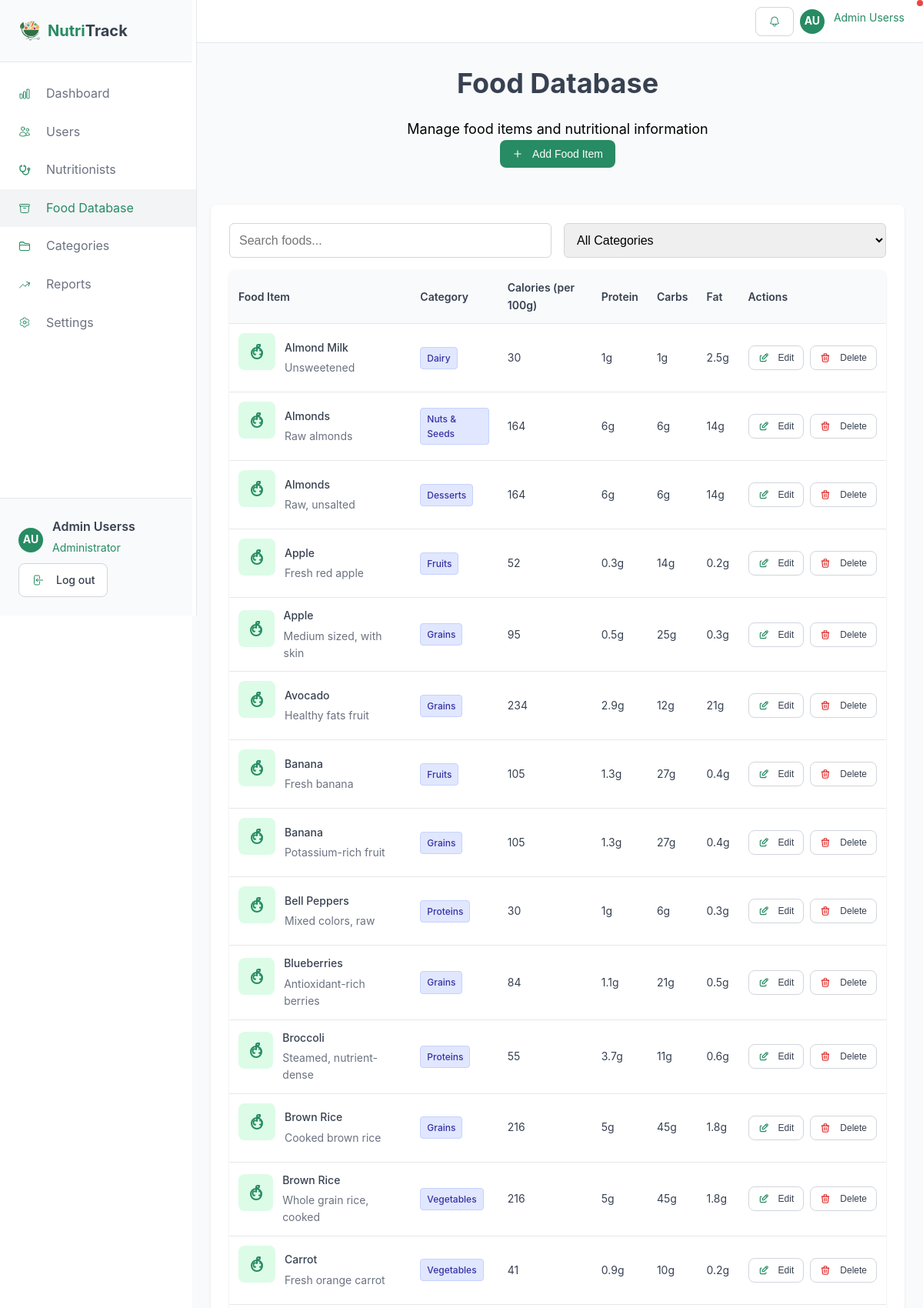
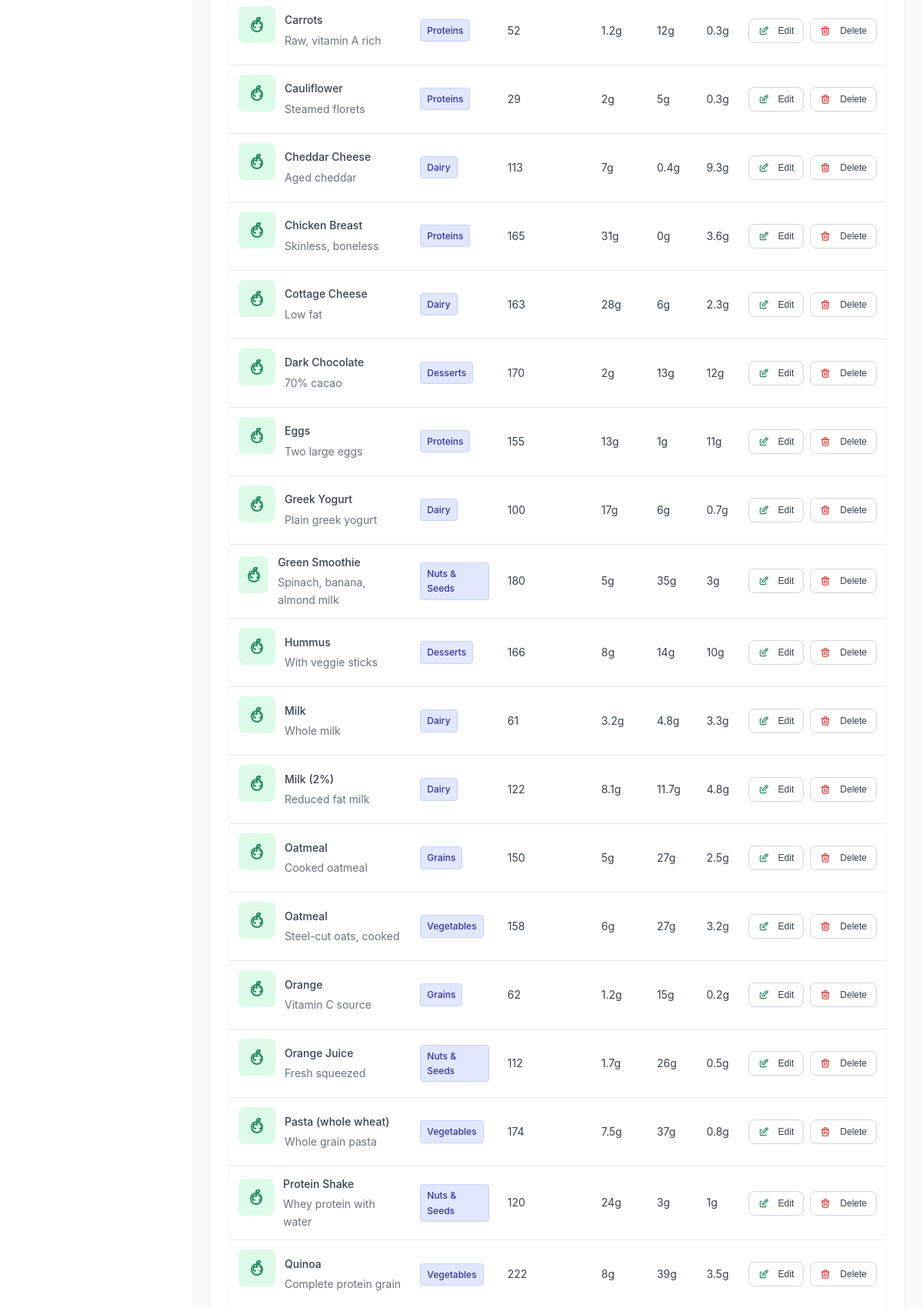
Page /admin/foods.php (signed in, upper part) on the committed database (2 pictures, top to bottom).
### tables this page shows
CREATE TABLE `users` (
  `id` int(11) NOT NULL,
  `name` varchar(100) NOT NULL,
  `email` varchar(100) NOT NULL,
  `password` varchar(255) NOT NULL,
  `phone` varchar(20) DEFAULT NULL,
  `role` enum('user','nutritionist','admin') NOT NULL DEFAULT 'user',
  `status` enum('active','pending','inactive') NOT NULL DEFAULT 'pending',
  `weight` decimal(5,2) DEFAULT NULL,
  `height` decimal(5,2) DEFAULT NULL,
  `age` int(11) DEFAULT NULL,
  `goal` enum('weight_loss','maintain','gain_weight','build_muscle') DEFAULT NULL,
  `health_conditions` text DEFAULT NULL,
  `specialty` varchar(100) DEFAULT NULL,
  `bio` text DEFAULT NULL,
  `rating` decimal(3,2) DEFAULT NULL,
  `nutritionist_id` int(11) DEFAULT NULL,
  `created_at` timestamp NOT NULL DEFAULT current_timestamp(),
  `updated_at` timestamp NOT NULL DEFAULT current_timestamp() ON UPDATE current_timestamp(),
  `profile_image` varchar(255) DEFAULT NULL
);

CREATE TABLE `foods` (
  `id` int(11) NOT NULL,
  `name` varchar(100) NOT NULL,
  `description` varchar(255) DEFAULT NULL,
  `category_id` int(11) NOT NULL,
  `calories` int(11) NOT NULL DEFAULT 0,
  `protein` decimal(5,2) DEFAULT 0.00,
  `carbs` decimal(5,2) DEFAULT 0.00,
  `fat` decimal(5,2) DEFAULT 0.00,
  `created_at` timestamp NOT NULL DEFAULT current_timestamp()
);

CREATE TABLE `food_categories` (
  `id` int(11) NOT NULL,
  `name` varchar(50) NOT NULL,
  `description` varchar(255) DEFAULT NULL,
  `created_at` timestamp NOT NULL DEFAULT current_timestamp()
);

### includes/session.php (called while the page is built, shortened)
<?php
function getCurrentUser() {
    try {
        $db = getDB();
        $stmt = $db->prepare("SELECT * FROM users WHERE id = ?");
        $stmt->execute([$_SESSION['user_id']]);
        return $stmt->fetch();
    } catch (PDOException $e) {
        error_log("Error fetching user: " . $e->getMessage());
        return null;
    }
}
function getUserInitials($name = null) {
    $name = $name ?: ($_SESSION['user_name'] ?? 'U');
    $parts = explode(' ', $name);
    return strtoupper(substr($parts[0], 0, 1) . (isset($parts[1]) ? substr($parts[1], 0, 1) : ''));
}
?>

### admin/foods.php (the view, shortened to what this page needs)
<?php
require_once '../includes/session.php';
$db = getDB();
$stmt = $db->prepare("SELECT f.*, c.name AS category_name
                       FROM foods f
                       LEFT JOIN food_categories c ON f.category_id = c.id
                       ORDER BY f.name ASC");
$stmt->execute();
$foods = $stmt->fetchAll();
include 'header.php';
?>
<div class="section-header">
    <div class="container">
        <div>
            <h1 class="section-title">Food Database</h1>
            <p class="section-description">Manage food items and nutritional information</p>
        </div>
        <button class="btn btn-primary" onclick="showAddFoodModal()">
 Add Food Item
        </button>
    </div>
</div>
<div class="card">
    <div class="card-content">
        <div class="form-row">
            <input type="text" class="form-input" placeholder="Search foods..." onkeyup="searchFoods(this.value)">
            <select class="form-input" onchange="filterFoods(this.value)">
                <option value="all">All Categories</option>
            </select>
        </div>
        <table class="admin-table">
            <thead>
                <tr>
                    <th>Food Item</th>
                    <th>Category</th>
                    <th>Calories (per 100g)</th>
                    <th>Protein</th>
                    <th>Carbs</th>
                    <th>Fat</th>
                    <th>Actions</th>
                </tr>
            </thead>
            <tbody>
                <?php foreach ($foods as $f): ?>
                <tr data-food-id="<?php echo (int)$f['id']; ?>" data-category-id="<?php echo (int)($f['category_id'] ?? 0); ?>">
                    <td>
                        <div class="admin-user-info">
                            <div class="card-icon">
                            </div>
                            <div class="admin-user-details">
                                <h4><?php echo htmlspecialchars($f['name']); ?></h4>
                                <p class="food-description"><?php echo htmlspecialchars($f['description'] ?? ''); ?></p>
                            </div>
                        </div>
                    </td>
                    <td><span class="status-badge completed food-category"><?php echo htmlspecialchars($f['category_name'] ?? 'Uncategorized'); ?></span></td>
                    <td><?php echo (int)($f['calories'] ?? 0); ?></td>
                    <td><?php echo htmlspecialchars(rtrim(rtrim(number_format((float)($f['protein'] ?? 0), 1), '0'), '.')); ?>g</td>
                    <td><?php echo htmlspecialchars(rtrim(rtrim(number_format((float)($f['carbs'] ?? 0), 1), '0'), '.')); ?>g</td>
                    <td><?php echo htmlspecialchars(rtrim(rtrim(number_format((float)($f['fat'] ?? 0), 1), '0'), '.')); ?>g</td>
                    <td>
                        <div class="action-buttons">
                            <button class="btn btn-outline btn-sm" onclick="editFood(this)">
 Edit
                            </button>
                            <button class="btn btn-outline btn-sm" onclick="deleteFood(this)">
 Delete
                            </button>
                        </div>
                    </td>
                </tr>
                <?php endforeach; ?>
            </tbody>
        </table>
    </div>
</div>
<?php include 'footer.php'; ?>

### admin/header.php (shortened to what this page needs)
<?php
require_once '../includes/session.php';
$user = getCurrentUser();
?>
<!DOCTYPE html>
<html lang="en">
<head>
    <link rel="stylesheet" href="http://localhost/Health%20DIet/style.css">
</head>
<body>
    <div class="user-layout">
        <aside class="sidebar">
            <div class="sidebar-header">
                <a href="dashboard.php" class="logo">
                    <div style="display:flex; justify-self: center;">
                        <img style="width:30px;height:30px" src="../assets/images/nutritrak_logo-removebg-preview.png" alt="NutriTrack Logo">
                    </div>
                    <span class="logo-text"><span style="color:#278b63;">Nutri</span>Track</span>
                </a>
            </div>
            <nav class="sidebar-nav">
                <a href="dashboard.php" class="<?php echo basename($_SERVER['PHP_SELF']) == 'dashboard.php' ? 'active' : ''; ?>">
 Dashboard
                </a>
                <a href="users.php" class="<?php echo basename($_SERVER['PHP_SELF']) == 'users.php' ? 'active' : ''; ?>">
 Users
                </a>
                <a href="nutritionists.php" class="<?php echo basename($_SERVER['PHP_SELF']) == 'nutritionists.php' ? 'active' : ''; ?>">
 Nutritionists
                </a>
                <a href="foods.php" class="<?php echo basename($_SERVER['PHP_SELF']) == 'foods.php' ? 'active' : ''; ?>">
 Food Database
                </a>
                <a href="categories.php" class="<?php echo basename($_SERVER['PHP_SELF']) == 'categories.php' ? 'active' : ''; ?>">
 Categories
                </a>
                <a href="reports.php" class="<?php echo basename($_SERVER['PHP_SELF']) == 'reports.php' ? 'active' : ''; ?>">
 Reports
                </a>
                <a href="settings.php" class="<?php echo basename($_SERVER['PHP_SELF']) == 'settings.php' ? 'active' : ''; ?>">
 Settings
                </a>
            </nav>
            <div class="sidebar-footer">
                <div class="user-info" onclick="showProfilePopup()" style="cursor: pointer;">
                    <div class="user-avatar"><?php echo getUserInitials($user['name']); ?></div>
                    <div>
                        <div class="team-name"><?php echo $user['name']; ?></div>
                        <div class="team-role">Administrator</div>
                    </div>
                </div>
                <a href="../landing page/auth.php?logout=1" class="btn btn-outline">
 Log out
                </a>
            </div>
        </aside>
        <div class="main-content">
            <header class="top-bar">
                <div class="header-actions">
                    <div class="user-info">
                        <button class="btn btn-outline" onclick="showNotifications()">
                        </button>
                        <div class="notification-dot"></div>
                    </div>
                    <div class="user-info" onclick="showProfilePopup()" style="cursor: pointer;">
                        <div class="user-avatar"><?php echo getUserInitials($user['name']); ?></div>
                        <span class="team-role"><?php echo $user['name']; ?></span>
                    </div>
                </div>
            </header>
            <main class="content-area">

### rows in the picture
users: name "AU", name "Admin Userss"
foods: name "Almond Milk", description "Unsweetened", category.name "Dairy", calories "30", protein "1", carbs "1", fat "2.5"
foods: name "Almonds", description "Raw almonds", category.name "Nuts & Seeds", calories "164", protein "6", carbs "6", fat "14"
foods: name "Almonds", description "Raw, unsalted", category.name "Desserts", calories "164", protein "6", carbs "6", fat "14"
foods: name "Apple", description "Fresh red apple", category.name "Fruits", calories "52", protein "0.3", carbs "14", fat "0.2"
foods: name "Apple", description "Medium sized, with skin", category.name "Grains", calories "95", protein "0.5", carbs "25", fat "0.3"
foods: name "Avocado", description "Healthy fats fruit", category.name "Grains", calories "234", protein "2.9", carbs "12", fat "21"
foods: name "Banana", description "Fresh banana", category.name "Fruits", calories "105", protein "1.3", carbs "27", fat "0.4"
foods: name "Banana", description "Potassium-rich fruit", category.name "Grains", calories "105", protein "1.3", carbs "27", fat "0.4"
foods: name "Bell Peppers", description "Mixed colors, raw", category.name "Proteins", calories "30", protein "1", carbs "6", fat "0.3"
foods: name "Blueberries", description "Antioxidant-rich berries", category.name "Grains", calories "84", protein "1.1", carbs "21", fat "0.5"
foods: name "Broccoli", description "Steamed, nutrient-dense", category.name "Proteins", calories "55", protein "3.7", carbs "11", fat "0.6"
foods: name "Brown Rice", description "Cooked brown rice", category.name "Grains", calories "216", protein "5", carbs "45", fat "1.8"
foods: name "Brown Rice", description "Whole grain rice, cooked", category.name "Vegetables", calories "216", protein "5", carbs "45", fat "1.8"
foods: name "Carrot", description "Fresh orange carrot", category.name "Vegetables", calories "41", protein "0.9", carbs "10", fat "0.2"
foods: name "Carrots", description "Raw, vitamin A rich", category.name "Proteins", calories "52", protein "1.2", carbs "12", fat "0.3"
foods: name "Cauliflower", description "Steamed florets", category.name "Proteins", calories "29", protein "2", carbs "5", fat "0.3"
foods: name "Cheddar Cheese", description "Aged cheddar", category.name "Dairy", calories "113", protein "7", carbs "0.4", fat "9.3"
foods: name "Chicken Breast", description "Skinless, boneless", category.name "Proteins", calories "165", protein "31", carbs "0", fat "3.6"
foods: name "Cottage Cheese", description "Low fat", category.name "Dairy", calories "163", protein "28", carbs "6", fat "2.3"
foods: name "Dark Chocolate", description "70% cacao", category.name "Desserts", calories "170", protein "2", carbs "13", fat "12"
foods: name "Eggs", description "Two large eggs", category.name "Proteins", calories "155", protein "13", carbs "1", fat "11"
foods: name "Greek Yogurt", description "Plain greek yogurt", category.name "Dairy", calories "100", protein "17", carbs "6", fat "0.7"
foods: name "Green Smoothie", description "Spinach, banana, almond milk", category.name "Nuts & Seeds", calories "180", protein "5", carbs "35", fat "3"
foods: name "Hummus", description "With veggie sticks", category.name "Desserts", calories "166", protein "8", carbs "14", fat "10"
foods: name "Milk", description "Whole milk", category.name "Dairy", calories "61", protein "3.2", carbs "4.8", fat "3.3"
foods: name "Milk (2%)", description "Reduced fat milk", category.name "Dairy", calories "122", protein "8.1", carbs "11.7", fat "4.8"
foods: name "Oatmeal", description "Cooked oatmeal", category.name "Grains", calories "150", protein "5", carbs "27", fat "2.5"
foods: name "Oatmeal", description "Steel-cut oats, cooked", category.name "Vegetables", calories "158", protein "6", carbs "27", fat "3.2"
foods: name "Orange", description "Vitamin C source", category.name "Grains", calories "62", protein "1.2", carbs "15", fat "0.2"
foods: name "Orange Juice", description "Fresh squeezed", category.name "Nuts & Seeds", calories "112", protein "1.7", carbs "26", fat "0.5"
foods: name "Pasta (whole wheat)", description "Whole grain pasta", category.name "Vegetables", calories "174", protein "7.5", carbs "37", fat "0.8"
foods: name "Protein Shake", description "Whey protein with water", category.name "Nuts & Seeds", calories "120", protein "24", carbs "3", fat "1"
foods: name "Quinoa", description "Complete protein grain", category.name "Vegetables", calories "222", protein "8", carbs "39", fat "3.5"
